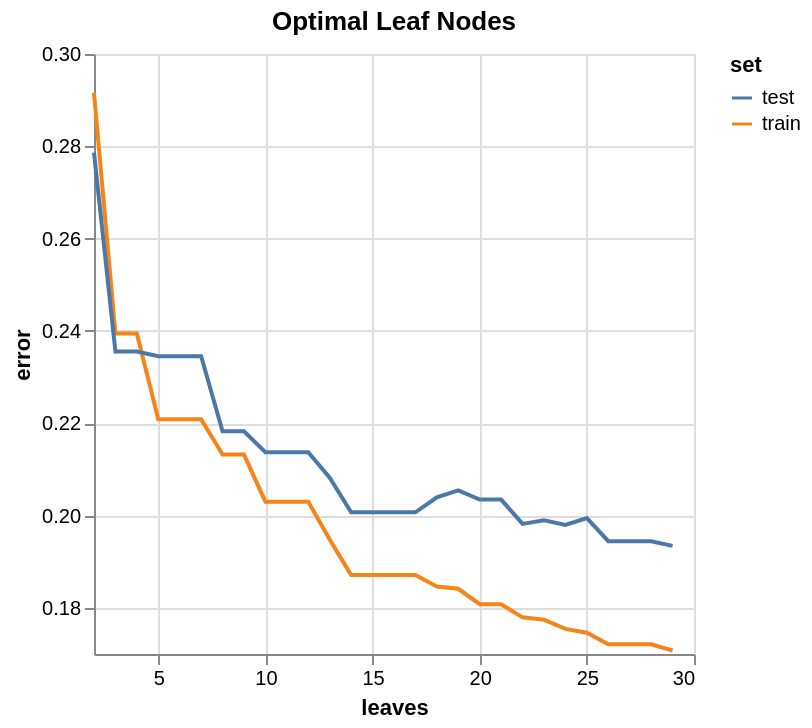

This figure's notebook cell:
### Code cell
alt.Chart(df_err).mark_line().encode(
    x="leaves:Q",
    y= alt.Y("error:Q", scale = alt.Scale(zero = False)),
    color="set:N"
).properties(title = "Optimal Leaf Nodes")

### Figure 1 — Vega-Lite specification as saved in the notebook (floating-point values rounded to 4 significant figures)
{"config": {"view": {"continuousWidth": 300, "continuousHeight": 300}}, "data": {"name": "data-fe218f63686053ab8d4f6e25cb08a119"}, "mark": {"type": "line"}, "encoding": {"color": {"field": "set", "type": "nominal"}, "x": {"field": "leaves", "type": "quantitative"}, "y": {"field": "error", "scale": {"zero": false}, "type": "quantitative"}}, "title": "Optimal Leaf Nodes", "$schema": "https://vega.github.io/schema/vega-lite/v5.20.1.json", "datasets": {"data-fe218f63686053ab8d4f6e25cb08a119": [{"leaves": 2, "error": 0.2916, "set": "train"}, {"leaves": 2, "error": 0.2786, "set": "test"}, {"leaves": 3, "error": 0.2394, "set": "train"}, {"leaves": 3, "error": 0.2355, "set": "test"}, {"leaves": 4, "error": 0.2394, "set": "train"}, {"leaves": 4, "error": 0.2355, "set": "test"}, {"leaves": 5, "error": 0.2209, "set": "train"}, {"leaves": 5, "error": 0.2345, "set": "test"}, {"leaves": 6, "error": 0.2209, "set": "train"}, {"leaves": 6, "error": 0.2345, "set": "test"}, {"leaves": 7, "error": 0.2209, "set": "train"}, {"leaves": 7, "error": 0.2345, "set": "test"}, {"leaves": 8, "error": 0.2132, "set": "train"}, {"leaves": 8, "error": 0.2182, "set": "test"}, {"leaves": 9, "error": 0.2132, "set": "train"}, {"leaves": 9, "error": 0.2182, "set": "test"}, {"leaves": 10, "error": 0.203, "set": "train"}, {"leaves": 10, "error": 0.2137, "set": "test"}, {"leaves": 11, "error": 0.203, "set": "train"}, {"leaves": 11, "error": 0.2137, "set": "test"}, {"leaves": 12, "error": 0.203, "set": "train"}, {"leaves": 12, "error": 0.2137, "set": "test"}, {"leaves": 13, "error": 0.1948, "set": "train"}, {"leaves": 13, "error": 0.2082, "set": "test"}, {"leaves": 14, "error": 0.1871, "set": "train"}, {"leaves": 14, "error": 0.2007, "set": "test"}, {"leaves": 15, "error": 0.1871, "set": "train"}, {"leaves": 15, "error": 0.2007, "set": "test"}, {"leaves": 16, "error": 0.1871, "set": "train"}, {"leaves": 16, "error": 0.2007, "set": "test"}, {"leaves": 17, "error": 0.1871, "set": "train"}, {"leaves": 17, "error": 0.2007, "set": "test"}, {"leaves": 18, "error": 0.1846, "set": "train"}, {"leaves": 18, "error": 0.204, "set": "test"}, {"leaves": 19, "error": 0.1841, "set": "train"}, {"leaves": 19, "error": 0.2055, "set": "test"}, {"leaves": 20, "error": 0.1808, "set": "train"}, {"leaves": 20, "error": 0.2035, "set": "test"}, {"leaves": 21, "error": 0.1808, "set": "train"}, {"leaves": 21, "error": 0.2035, "set": "test"}, {"leaves": 22, "error": 0.1779, "set": "train"}, {"leaves": 22, "error": 0.1982, "set": "test"}, {"leaves": 23, "error": 0.1774, "set": "train"}, {"leaves": 23, "error": 0.1989, "set": "test"}, {"leaves": 24, "error": 0.1754, "set": "train"}, {"leaves": 24, "error": 0.1979, "set": "test"}, {"leaves": 25, "error": 0.1746, "set": "train"}, {"leaves": 25, "error": 0.1994, "set": "test"}, {"leaves": 26, "error": 0.1721, "set": "train"}, {"leaves": 26, "error": 0.1944, "set": "test"}, {"leaves": 27, "error": 0.1721, "set": "train"}, {"leaves": 27, "error": 0.1944, "set": "test"}, {"leaves": 28, "error": 0.1721, "set": "train"}, {"leaves": 28, "error": 0.1944, "set": "test"}, {"leaves": 29, "error": 0.1708, "set": "train"}, {"leaves": 29, "error": 0.1934, "set": "test"}]}}
